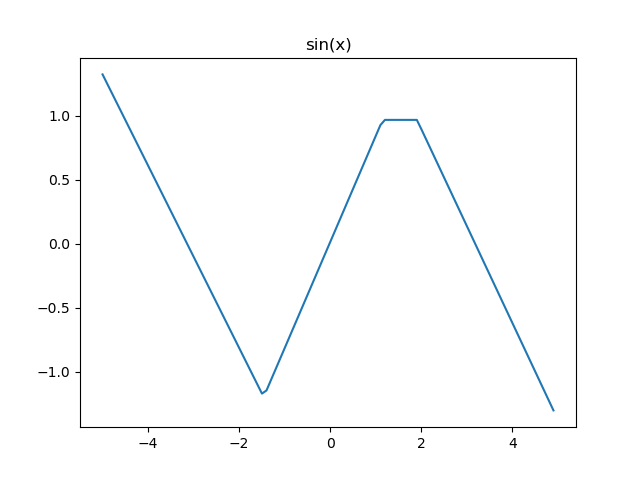

Write the Python code that produced this figure.
import sys, os
import numpy as np
import matplotlib.pyplot as plt
from mpl_toolkits.mplot3d import Axes3D
import math
from neuralnet import *

if __name__ == "__main__":
    # 生成训练数据集
    x_train = np.arange(-5, 5, 0.1).reshape((1, 100))
    y_train = np.sin(x_train)

    print(y_train.shape)

    # 定义网络结构
    network = OneLayerNet(input_size=1, hidden_size=5, output_size=1)

    # 设置超参数
    iters_num = 400000
    train_size = x_train.shape[1]
    batch_size = 2
    learning_rate = 0.0001
    train_loss_list = []
    iter_per_epoch = max(train_size / batch_size, 1)

    # 模型训练
    for i in range(iters_num):
        batch_mask = np.random.choice(train_size, batch_size)
        x_batch = x_train[:, batch_mask]
        y_batch = y_train[:, batch_mask]

        grad = network.gradient(x_batch, y_batch)

        for key in (network.params.keys()):
            network.params[key] -= learning_rate*grad[key]

        if i % iter_per_epoch == 0:
            loss = network.loss(x_train, y_train)
            # print(loss)
            mean_loss = np.sum(loss, axis=1) / loss.shape[1]
            print("No.{} epoches' loss:{}".format((int)(i/iter_per_epoch)+1, mean_loss))
            train_loss_list.append(mean_loss)
    
    params, t, y, z = network.get_weights(2)
    print('params:{}'.format(params))
    print('t:{}'.format(t))
    print('y:{}'.format(y))
    print('z:{}'.format(z))

    # 绘制损失函数图像
    fig2 = plt.figure()
    plt.plot(train_loss_list)
    plt.title("Training Loss")
    plt.savefig("sin_loss")
    plt.show()

    # 绘制拟合图像
    fig3 = plt.figure()
    test = network.predict(x_train)
    print(test)
    plt.title('sin(x)')
    plt.plot(np.arange(-5, 5, 0.1), test.reshape((100,)))
    plt.savefig('sin')

    '''
    # 绘制拟合后预测结果
    fig3 = plt.figure()
    ax2 = plt.axes(projection='3d')
    output2 = network.predict(input)
    OUT2 = output2.reshape((100, 100))

    ax2.plot_surface(X,Y,OUT2)
    plt.savefig('3d2')
    '''
    